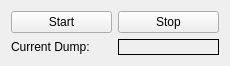
<?xml version="1.0" encoding="UTF-8"?>
<ui version="4.0">
 <class>MainWindow</class>
 <widget class="QWidget" name="MainWindow">
  <property name="geometry">
   <rect>
    <x>0</x>
    <y>0</y>
    <width>230</width>
    <height>64</height>
   </rect>
  </property>
  <property name="windowTitle">
   <string>QThread test</string>
  </property>
  <layout class="QGridLayout" name="gridLayout" rowstretch="0,1">
    <item row="0" column="0">
     <layout class="QHBoxLayout" name="horizontalLayout_2">
      <item>
       <widget class="QPushButton" name="startButton">
        <property name="text">
         <string>Start</string>
        </property>
       </widget>
      </item>
      <item>
       <widget class="QPushButton" name="stopButton">
        <property name="text">
         <string>Stop</string>
        </property>
       </widget>
      </item>
     </layout>
    </item>
    <item row="1" column="0">
     <layout class="QHBoxLayout" name="horizontalLayout">
      <item>
       <widget class="QLabel" name="label">
        <property name="text">
         <string>Current Dump:</string>
        </property>
       </widget>
      </item>
      <item>
       <widget class="QLabel" name="result">
        <property name="frameShape">
         <enum>QFrame::Panel</enum>
        </property>
        <property name="frameShadow">
         <enum>QFrame::Plain</enum>
        </property>
        <property name="lineWidth">
         <number>1</number>
        </property>
        <property name="midLineWidth">
         <number>0</number>
        </property>
        <property name="text">
         <string />
        </property>
        <property name="textFormat">
         <enum>Qt::PlainText</enum>
        </property>
        <property name="textInteractionFlags">
         <set>Qt::LinksAccessibleByMouse|Qt::TextSelectableByMouse</set>
        </property>
       </widget>
      </item>
     </layout>
    </item>
   </layout>
  </widget>
 <layoutdefault spacing="6" margin="11" />
 <resources />
 <connections />
</ui>
